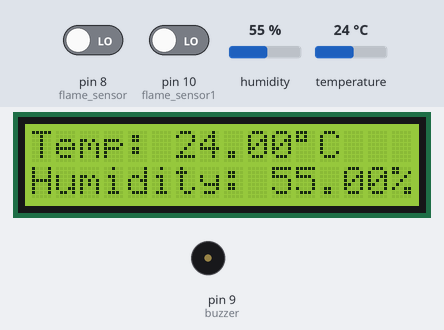
Recording of a sketch running on a simulated Arduino Nano, built with avr-gcc and run on an emulated ATmega328P. On the bench: 16×2 character LCD, buzzer (waves = sounding, pin HIGH). Inputs (shaded band) come from the test bench; at power-on: pin 8 (flame_sensor) LOW, humidity 55 %, temperature 24 °C, pin 10 (flame_sensor1) LOW. What the sketch prints to the serial monitor is not drawn.

Above: at 1.2 s.
1.3 s: pin 8 (flame_sensor) driven HIGH
At 1.8 s:
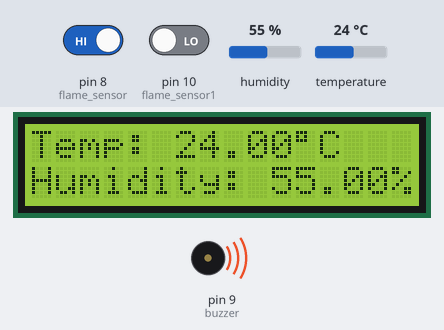
2.8 s: humidity set to 22 %
At 3.5 s:
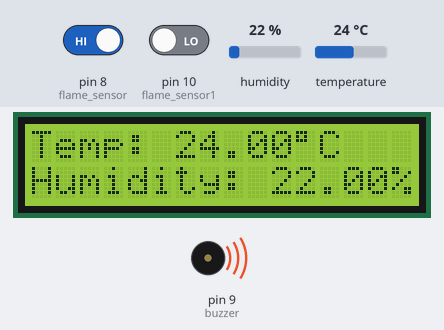
4.3 s: temperature set to 12 °C
At 5.1 s:
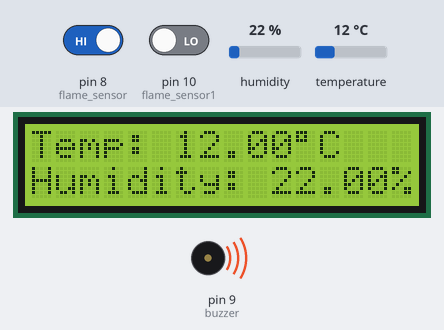
5.8 s: humidity set to 40 %
At 6.8 s:
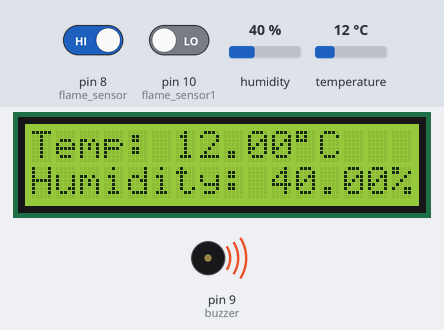
7.3 s: pin 8 (flame_sensor) driven LOW
At 8.4 s:
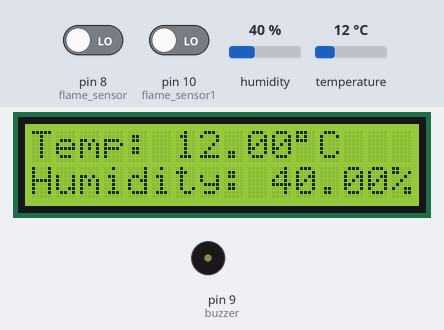
10.3 s: temperature set to 19 °C
At 11.5 s:
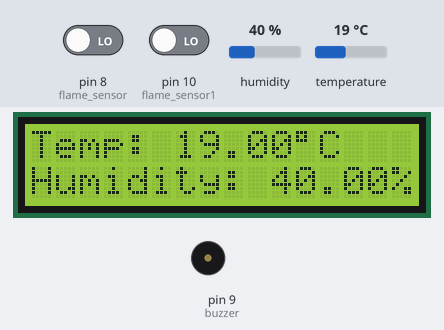
Timing chart, 0 to 12.8 s (numbered marks = the images above; inputs shaded):
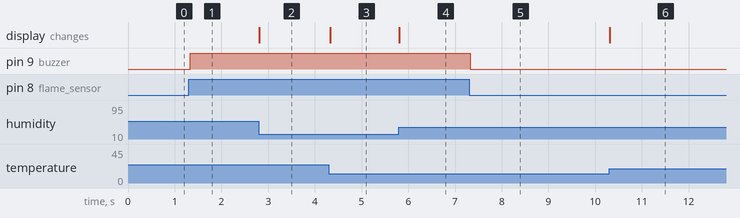

The sketch:

Arduini_Nano_Flame_Humidity_LCD.ino
```cpp
#include <dht.h>
#include <LiquidCrystal.h>

LiquidCrystal lcd(12, 11, 5, 4, 3, 2);

dht DHT;

#define DHT11_PIN 7
#define flame_sensor 8
#define flame_sensor1 10
#define buzzer 9
int flame_detected;
int flame_detected1;

void setup(){
  lcd.begin(16, 2);
   Serial.begin(9600);
   pinMode(buzzer, OUTPUT);


  pinMode(flame_sensor, INPUT);
  pinMode(flame_sensor1, INPUT);

}

void loop(){
  int chk = DHT.read11(DHT11_PIN);
  lcd.setCursor(0,0);
  lcd.print("Temp: ");
  lcd.print(DHT.temperature);
  lcd.print((char)223);
  lcd.print("C");
  lcd.setCursor(0,1);
  lcd.print("Humidity: ");
  lcd.print(DHT.humidity);
  lcd.print("%");

  flame_detected = digitalRead(flame_sensor);
 flame_detected1 = digitalRead(flame_sensor1);

  if ((flame_detected == 1)||(flame_detected1 == 1))

  {

digitalWrite(buzzer, HIGH);}
else

  {

    Serial.println("No flame detected. stay cool");

    digitalWrite(buzzer, LOW);


  }


}
```

Measured:
- after the input at 1.3 s, pin 9 (buzzer): LOW → HIGH at once
- after the input at 2.8 s, the display: changes at once (image 2)
- after the input at 4.3 s, the display: changes at once (image 3)
- after the input at 5.8 s, the display: changes at once (image 4)
- after the input at 7.3 s, pin 9 (buzzer): HIGH → LOW at once
- after the input at 10.3 s, the display: changes at once (image 6)
